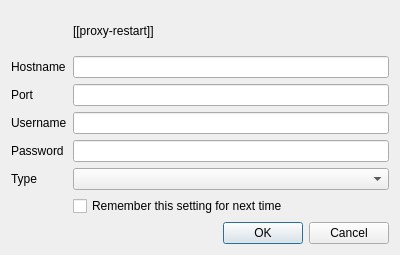
<?xml version="1.0" encoding="UTF-8"?>
<ui version="4.0">
 <class>Proxy</class>
 <widget class="QDialog" name="Proxy">
  <property name="geometry">
   <rect>
    <x>0</x>
    <y>0</y>
    <width>400</width>
    <height>255</height>
   </rect>
  </property>
  <property name="windowTitle">
   <string>Configure proxy</string>
  </property>
  <layout class="QGridLayout" name="gridLayout">
   <item row="6" column="1">
    <widget class="QCheckBox" name="checkBox">
     <property name="text">
      <string>Remember this setting for next time</string>
     </property>
    </widget>
   </item>
   <item row="1" column="0">
    <widget class="QLabel" name="label">
     <property name="text">
      <string>Hostname</string>
     </property>
    </widget>
   </item>
   <item row="2" column="1">
    <widget class="QLineEdit" name="lineEdit_2">
     <property name="inputMethodHints">
      <set>Qt::ImhNone</set>
     </property>
    </widget>
   </item>
   <item row="4" column="0">
    <widget class="QLabel" name="label_4">
     <property name="text">
      <string>Password</string>
     </property>
    </widget>
   </item>
   <item row="4" column="1">
    <widget class="QLineEdit" name="lineEdit_4">
     <property name="echoMode">
      <enum>QLineEdit::Password</enum>
     </property>
    </widget>
   </item>
   <item row="3" column="0">
    <widget class="QLabel" name="label_5">
     <property name="text">
      <string>Username</string>
     </property>
    </widget>
   </item>
   <item row="2" column="0">
    <widget class="QLabel" name="label_3">
     <property name="text">
      <string>Port</string>
     </property>
    </widget>
   </item>
   <item row="5" column="1">
    <widget class="QComboBox" name="comboBox"/>
   </item>
   <item row="3" column="1">
    <widget class="QLineEdit" name="lineEdit_3"/>
   </item>
   <item row="5" column="0">
    <widget class="QLabel" name="label_2">
     <property name="text">
      <string>Type</string>
     </property>
    </widget>
   </item>
   <item row="7" column="1">
    <widget class="QDialogButtonBox" name="buttonBox">
     <property name="orientation">
      <enum>Qt::Horizontal</enum>
     </property>
     <property name="standardButtons">
      <set>QDialogButtonBox::Cancel|QDialogButtonBox::Ok</set>
     </property>
    </widget>
   </item>
   <item row="1" column="1">
    <widget class="QLineEdit" name="lineEdit"/>
   </item>
   <item row="0" column="1">
    <widget class="QLabel" name="l_Restart">
     <property name="text">
      <string>[[proxy-restart]]</string>
     </property>
    </widget>
   </item>
   <item row="0" column="0">
    <widget class="QLabel" name="label_7">
     <property name="text">
      <string/>
     </property>
     <property name="pixmap">
      <pixmap resource="../huggle_res/pictures.qrc">:/huggle/pictures/Resources/warning_icon_micro.png</pixmap>
     </property>
     <property name="alignment">
      <set>Qt::AlignRight|Qt::AlignTrailing|Qt::AlignVCenter</set>
     </property>
    </widget>
   </item>
  </layout>
 </widget>
 <tabstops>
  <tabstop>lineEdit</tabstop>
  <tabstop>lineEdit_2</tabstop>
  <tabstop>lineEdit_3</tabstop>
  <tabstop>lineEdit_4</tabstop>
  <tabstop>comboBox</tabstop>
  <tabstop>checkBox</tabstop>
 </tabstops>
 <resources>
  <include location="../huggle_res/pictures.qrc"/>
 </resources>
 <connections>
  <connection>
   <sender>buttonBox</sender>
   <signal>accepted()</signal>
   <receiver>Proxy</receiver>
   <slot>accept()</slot>
   <hints>
    <hint type="sourcelabel">
     <x>248</x>
     <y>254</y>
    </hint>
    <hint type="destinationlabel">
     <x>157</x>
     <y>274</y>
    </hint>
   </hints>
  </connection>
  <connection>
   <sender>buttonBox</sender>
   <signal>rejected()</signal>
   <receiver>Proxy</receiver>
   <slot>reject()</slot>
   <hints>
    <hint type="sourcelabel">
     <x>316</x>
     <y>260</y>
    </hint>
    <hint type="destinationlabel">
     <x>286</x>
     <y>274</y>
    </hint>
   </hints>
  </connection>
 </connections>
</ui>
